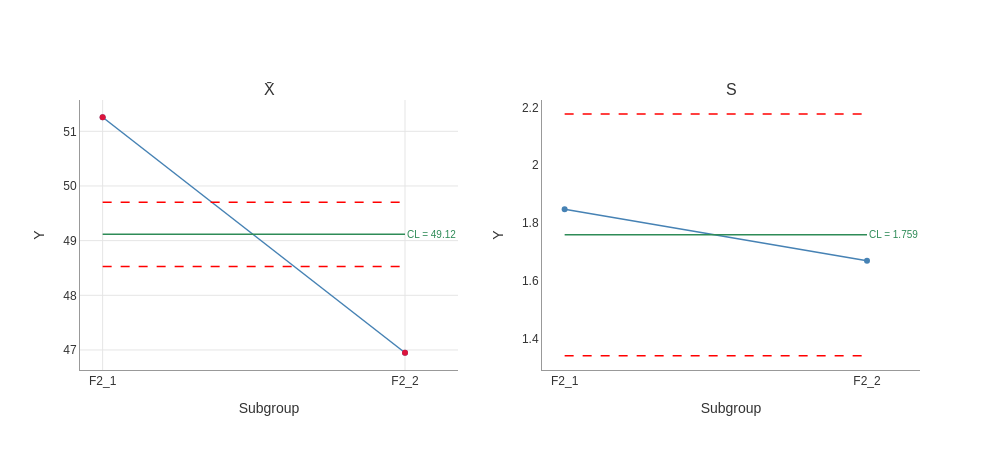

Notebook source saved alongside this figure:
### Code cell
# Xbar chart for factor 2
result = study4.execute(chart='Xbar')
result.plot().show()

### Figure 1 — Plotly figure (JSON) as saved in the notebook; plotly's stock layout.template omitted (floating-point values rounded to 4 significant figures)
{"data": [{"hovertemplate": "%{x}<br>%{y:.3f}<extra></extra>", "line": {"color": "steelblue", "width": 1.5}, "marker": {"color": "steelblue", "size": 6}, "mode": "lines+markers", "name": "Xbar", "showlegend": false, "type": "scatter", "x": ["F2_1", "F2_2"], "xaxis": "x", "y": [51.26, 46.95], "yaxis": "y"}, {"hovertemplate": "UPL: %{y:.3f}<extra></extra>", "line": {"color": "red", "dash": "dash", "width": 1.5}, "mode": "lines", "showlegend": false, "type": "scatter", "x": ["F2_1", "F2_2", "F2_2"], "xaxis": "x", "y": [49.7, 49.7, 49.71], "yaxis": "y"}, {"hovertemplate": "LPL: %{y:.3f}<extra></extra>", "line": {"color": "red", "dash": "dash", "width": 1.5}, "mode": "lines", "showlegend": false, "type": "scatter", "x": ["F2_1", "F2_2", "F2_2"], "xaxis": "x", "y": [48.53, 48.53, 48.52], "yaxis": "y"}, {"hovertemplate": "Signal<br>%{x}<br>%{y:.3f}<extra></extra>", "marker": {"color": "#DC143C", "size": 6, "symbol": "circle"}, "mode": "markers", "showlegend": false, "type": "scatter", "x": ["F2_1", "F2_2"], "xaxis": "x", "y": [51.26, 46.95], "yaxis": "y"}, {"hovertemplate": "%{x}<br>%{y:.3f}<extra></extra>", "line": {"color": "steelblue", "width": 1.5}, "marker": {"color": "steelblue", "size": 6}, "mode": "lines+markers", "name": "S", "showlegend": false, "type": "scatter", "x": ["F2_1", "F2_2"], "xaxis": "x2", "y": [1.848, 1.669], "yaxis": "y2"}, {"hovertemplate": "UPL: %{y:.3f}<extra></extra>", "line": {"color": "red", "dash": "dash", "width": 1.5}, "mode": "lines", "showlegend": false, "type": "scatter", "x": ["F2_1", "F2_2", "F2_2"], "xaxis": "x2", "y": [2.177, 2.177, 2.179], "yaxis": "y2"}, {"hovertemplate": "LPL: %{y:.3f}<extra></extra>", "line": {"color": "red", "dash": "dash", "width": 1.5}, "mode": "lines", "showlegend": false, "type": "scatter", "x": ["F2_1", "F2_2", "F2_2"], "xaxis": "x2", "y": [1.341, 1.341, 1.338], "yaxis": "y2"}], "layout": {"annotations": [{"font": {"size": 16}, "showarrow": false, "text": "X̄", "x": 0.225, "xanchor": "center", "xref": "paper", "y": 1, "yanchor": "bottom", "yref": "paper"}, {"font": {"size": 16}, "showarrow": false, "text": "S", "x": 0.775, "xanchor": "center", "xref": "paper", "y": 1, "yanchor": "bottom", "yref": "paper"}, {"font": {"color": "#2E8B57", "size": 10}, "showarrow": false, "text": "CL = 49.12", "x": "F2_2", "xanchor": "left", "xref": "x", "y": 49.12, "yref": "y"}, {"font": {"color": "#2E8B57", "size": 10}, "showarrow": false, "text": "CL = 1.759", "x": "F2_2", "xanchor": "left", "xref": "x2", "y": 1.759, "yref": "y2"}], "font": {"color": "#333333", "family": "Arial, sans-serif", "size": 12}, "height": 450, "hovermode": "closest", "paper_bgcolor": "white", "plot_bgcolor": "white", "shapes": [{"line": {"color": "#2E8B57", "width": 1.5}, "type": "line", "x0": "F2_1", "x1": "F2_2", "xref": "x", "y0": 49.12, "y1": 49.12, "yref": "y"}, {"line": {"color": "#2E8B57", "width": 1.5}, "type": "line", "x0": "F2_1", "x1": "F2_2", "xref": "x2", "y0": 1.759, "y1": 1.759, "yref": "y2"}], "title": {"font": {"color": "#222222", "size": 16}, "x": 0.5, "xanchor": "center"}, "width": 1000, "xaxis": {"anchor": "y", "domain": [0, 0.45], "gridcolor": "#E5E5E5", "gridwidth": 1, "linecolor": "#999999", "linewidth": 1, "showgrid": true, "showline": true, "title": {"text": "Subgroup"}}, "xaxis2": {"anchor": "y2", "domain": [0.55, 1], "linecolor": "#999999", "linewidth": 1, "showline": true, "title": {"text": "Subgroup"}}, "yaxis": {"anchor": "x", "domain": [0, 1], "gridcolor": "#E5E5E5", "gridwidth": 1, "linecolor": "#999999", "linewidth": 1, "showgrid": true, "showline": true, "title": {"text": "Y"}}, "yaxis2": {"anchor": "x2", "domain": [0, 1], "linecolor": "#999999", "linewidth": 1, "showline": true, "title": {"text": "Y"}}}}
